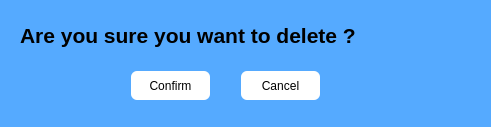
<?xml version="1.0" encoding="UTF-8"?>
<ui version="4.0">
 <class>deleteconfirmation</class>
 <widget class="QWidget" name="deleteconfirmation">
  <property name="geometry">
   <rect>
    <x>0</x>
    <y>0</y>
    <width>491</width>
    <height>127</height>
   </rect>
  </property>
  <property name="windowTitle">
   <string>Form</string>
  </property>
  <property name="styleSheet">
   <string notr="true">	background:rgb(85, 170, 255);</string>
  </property>
  <widget class="QLabel" name="label">
   <property name="geometry">
    <rect>
     <x>20</x>
     <y>20</y>
     <width>461</width>
     <height>31</height>
    </rect>
   </property>
   <property name="font">
    <font>
     <family>Arial</family>
     <pointsize>16</pointsize>
     <weight>75</weight>
     <bold>true</bold>
    </font>
   </property>
   <property name="text">
    <string>Are you sure you want to delete ?</string>
   </property>
  </widget>
  <widget class="QPushButton" name="pushButton_CancelDeleteCustomer">
   <property name="geometry">
    <rect>
     <x>240</x>
     <y>70</y>
     <width>81</width>
     <height>31</height>
    </rect>
   </property>
   <property name="styleSheet">
    <string notr="true">#pushButton_CancelDeleteCustomer
{
background-color: White;
border-width: 2px;
border-style: solid;
border-radius: 7;
padding: 3px;
padding-left: 5px;
padding-right: 5px;
}

#pushButton_CancelDeleteCustomer:hover
{
border-color:black;
}</string>
   </property>
   <property name="text">
    <string>Cancel</string>
   </property>
  </widget>
  <widget class="QPushButton" name="pushButton_ConfirmDeleteCustomer">
   <property name="geometry">
    <rect>
     <x>130</x>
     <y>70</y>
     <width>81</width>
     <height>31</height>
    </rect>
   </property>
   <property name="styleSheet">
    <string notr="true">#pushButton_ConfirmDeleteCustomer
{
background-color: White;
border-width: 2px;
border-style: solid;
border-radius: 7;
padding: 3px;
padding-left: 5px;
padding-right: 5px;
}

#pushButton_ConfirmDeleteCustomer:hover
{
border-color:black;
}</string>
   </property>
   <property name="text">
    <string>Confirm</string>
   </property>
  </widget>
 </widget>
 <resources/>
 <connections/>
</ui>
